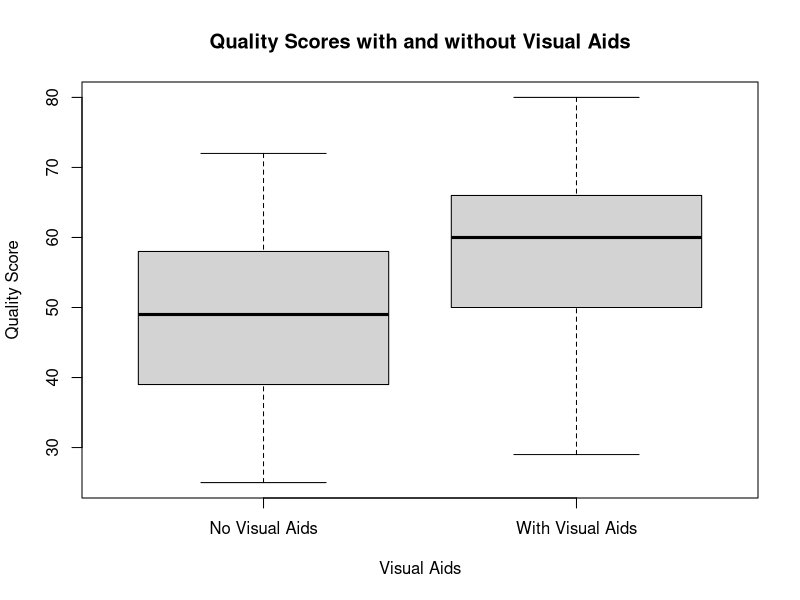

Generate this figure with R:
install.packages("stats")
library(stats)

install.packages("graphics")
library(graphics)

#dataframe
quality_data <- data.frame(
  Student = 1:17,
  No_Visual_Aids = c(50, 60, 58, 72, 36, 51, 49, 49, 25, 52, 41, 32, 58, 39, 25, 40, 61),
  With_Visual_Aids = c(58, 70, 60, 73, 40, 63, 54, 60, 29, 57, 66, 37, 50, 48, 80, 65, 70)
)
quality_data


#boxplot
windows(20,12)
boxplot(quality_data$No_Visual_Aids, quality_data$With_Visual_Aids, 
        names = c("No Visual Aids", "With Visual Aids"),
        main = "Quality Scores with and without Visual Aids",
        xlab = "Visual Aids",
        ylab = "Quality Score")


shapiro.test (quality_data$No_Visual_Aids)

shapiro.test (quality_data$With_Visual_Aids)

mean_no_visual <- mean(quality_data$No_Visual_Aids)
median_no_visual <- median(quality_data$No_Visual_Aids)
sd_no_visual <- sd(quality_data$No_Visual_Aids)
skew_no_visual <- sum((quality_data$No_Visual_Aids - mean_no_visual)^3) / (length(quality_data$No_Visual_Aids) * sd_no_visual^3)

mean_with_visual <- mean(quality_data$With_Visual_Aids)
median_with_visual <- median(quality_data$With_Visual_Aids)
sd_with_visual <- sd(quality_data$With_Visual_Aids)
skew_with_visual <- sum((quality_data$With_Visual_Aids - mean_with_visual)^3) / (length(quality_data$With_Visual_Aids) * sd_with_visual^3)

cat("Mean (No Visual Aids):", mean_no_visual, "\n")
cat("Median (No Visual Aids):", median_no_visual, "\n")
cat("Standard Deviation:", sd_no_visual,"\n")
cat("Skewness (No Visual Aids):", skew_no_visual, "\n")
cat("\nMean (With Visual Aids):", mean_with_visual, "\n")
cat("Median (With Visual Aids):", median_with_visual, "\n")
cat("Standard Deviation:", sd_with_visual,"\n")
cat("Skewness (With Visual Aids):", skew_with_visual, "\n")

mean_diff <- mean(quality_data$With_Visual_Aids- quality_data$No_Visual_Aids)
sd_diff <- sd(quality_data$With_Visual_Aids - quality_data$No_Visual_Aids)

# confidence interval for the difference
n <- nrow(quality_data)
t_value <- qt(0.975, df = n - 1)
ci_diff <- t_value * (sd_diff / sqrt(n))

cat("Mean Difference:", mean_diff, "\n")
cat("Standard Deviation of Difference:", sd_diff, "\n")
cat("95% Confidence Interval for the Difference:", mean_diff - ci_diff, "-", mean_diff + ci_diff, "\n")

#testing
t_test <- t.test(quality_data$With_Visual_Aids, quality_data$No_Visual_Aids, paired = TRUE)

t_test


#git config --global user.email "phanindrakumar291998@gmail.com"
#git config --global user.name "phanindrakumar17"

